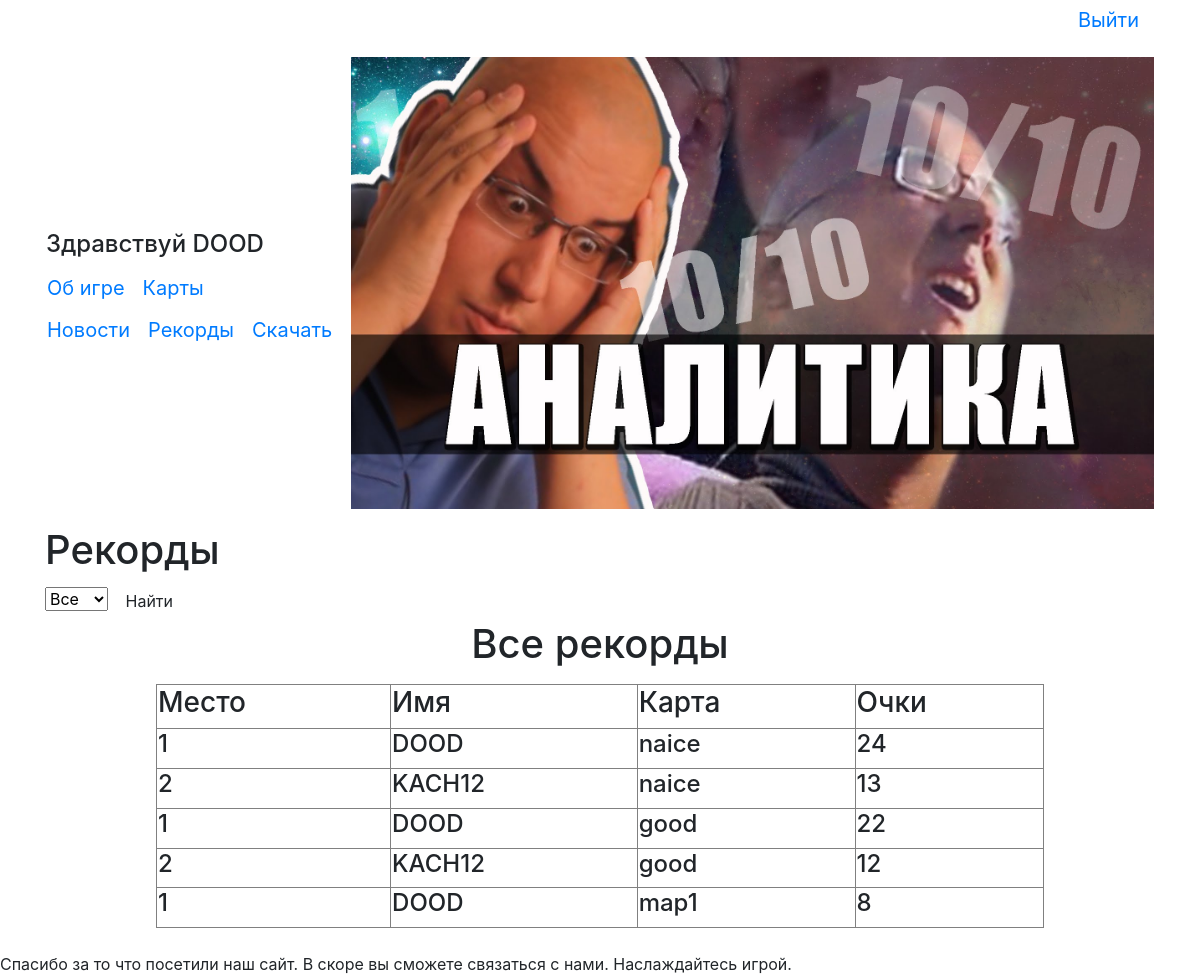
/records (signed in), run on the app's committed database.
### data/users.py (models this page shows, shortened)
class User(SqlAlchemyBase, UserMixin, SerializerMixin):
    __tablename__ = 'users'
    id = sqlalchemy.Column(sqlalchemy.Integer,
                           primary_key=True, autoincrement=True)
    name = sqlalchemy.Column(sqlalchemy.String(15), unique=True)
    email = sqlalchemy.Column(sqlalchemy.String, unique=True)
    hashed_password = sqlalchemy.Column(sqlalchemy.String)
    create_date = sqlalchemy.Column(sqlalchemy.DateTime, default=datetime.datetime.now)
    records = orm.relation("Records", back_populates='user')
    news = orm.relation("News", back_populates='user')

### data/records.py (models this page shows)
class Records(SqlAlchemyBase, SerializerMixin):
    __tablename__ = 'records'
    id = sqlalchemy.Column(sqlalchemy.Integer,
                           primary_key=True, autoincrement=True)
    map_name = sqlalchemy.Column(sqlalchemy.String, nullable=True)
    points = sqlalchemy.Column(sqlalchemy.Integer, nullable=True)
    user_id = sqlalchemy.Column(sqlalchemy.Integer,
                             sqlalchemy.ForeignKey("users.id"))
    user = orm.relation('User', back_populates='records')

### main.py (the view)
@app.route('/records')
@app.route('/records/<name>', methods=['GET', 'POST'])
def records(name=None):
    session = db_session.create_session()
    maps = session.query(Maps)
    if name:
        count = "Все рекорды на карте " + name
        records = [sorted(session.query(Records).filter(Records.map_name == name),
                          key=lambda x: x.points)[::-1]]
    else:
        count = 'Все рекорды'
        records = []
        for i in session.query(Maps):
            lst = session.query(Records).filter(Records.map_name == i.name_map)
            if lst:
                records.append(sorted(lst, key=lambda x: x.points, reverse=True)[:10])
            else:
                break
    return render_template('records.html', title='Рекорды', maps=maps, records=records, count=count)

### data/db_session.py (called while the page is built)
def create_session() -> Session:
    global __factory
    return __factory()

### main.py (called while the page is built)
@login_manager.user_loader
def load_user(user_id):
    session = db_session.create_session()
    return session.query(User).get(user_id)

### templates/records.html (shortened to what this page needs)
{% extends "base.html" %}
{% block content %}
<h1>Рекорды</h1>
<form method="POST" action="{{ url_for('get_one_records') }}">
    <select name="records" size="1">
        <option value="">Все</option>
    </select>
    <button type="submit" class="btn btn-default">Найти</button>
    <div>
        <center>
            <h1>{{count}}</h1>
        </center>
        <table width=80% border="1" align="center">
            <tr>
                <td><h3>Место</h3></td>
                <td><h3>Имя</h3></td>
                <td><h3>Карта</h3></td>
                <td><h3>Очки</h3></td>
            </tr>
            <p>{% for record in records %}
                {% for item in record %}
                <tr>
                    <td><h4>{{loop.index}}</h4></td>
                    <td><h4>{{item.user.name}}</h4></td>
                    <td><h4>{{item.map_name}}</h4></td>
                    <td><h4>{{item.points}}</h4></td>
                </tr>
                {% endfor %}
                {% endfor %}
            </p>
        </table>
    </div>
</form>
{% endblock %}

### templates/base.html (shortened to what this page needs)
<!doctype html>
<html lang="ru" xmlns="http://www.w3.org/1999/html" xmlns="http://www.w3.org/1999/html">
<head>
    <link rel="stylesheet"
          href="https://stackpath.bootstrapcdn.com/bootstrap/4.4.1/css/bootstrap.min.css"
>
</head>
<body>
<main role="main" class="container">
    <table border=0 width=100%>
        {% if current_user.is_authenticated %}
        <p align="right"><a class="navbar-brand" href="/logout">Выйти</a></p>
        {% endif %}
        <td>
            {% if current_user.is_authenticated %}
            <h4>Здравствуй {{ current_user.name }}</h4>
            {% endif %}
            <div>
                <table border="0">
                    <tr>
                        <td><a class="navbar-brand" href="/information">Об игре</a></td>
                        <td><a class="navbar-brand" href="/maps">Карты</a></td>
                    </tr>
                </table>
            </div>
            {% if current_user.is_authenticated %}
            <div>
                <table border="0">
                    <tr>
                        <td><a class="navbar-brand" href="/">Новости</a></td>
                        <td><a class="navbar-brand" href="/records">Рекорды</a></td>
                        <td><a class="navbar-brand" href="/download">Скачать</a></td>
                    </tr>
                </table>
            </div>
            {% else %}
            <p>
                <a class="btn btn-primary " href="/register">Зарегистрироваться</a>
                <a class="btn btn-success" href="/login">Войти</a>
            </p>
            {% endif %}
        </td>
        <td>
            <p><img src="static/img/fn.jpg" width=100%  alt='Игра для настоящий ценителей!(Если вы не цунитель, то всеровно играйте)'></p>
        </td>
    </table>
    {% block content %}{% endblock %}
</main>
</body>
<footer>
    <br>
    Спасибо за то что посетили наш сайт. В скоре вы сможете связаться с нами. Наслаждайтесь игрой.
</footer>
</html>

### data on the page
User: name "DOOD"
Records: user.name "DOOD", map_name "naice", points "24"
Records: user.name "KACH12", map_name "naice", points "13"
Records: user.name "DOOD", map_name "good", points "22"
Records: user.name "KACH12", map_name "good", points "12"
Records: user.name "DOOD", map_name "map1", points "8"

### other printed values
{{ count }} "Все рекорды"
